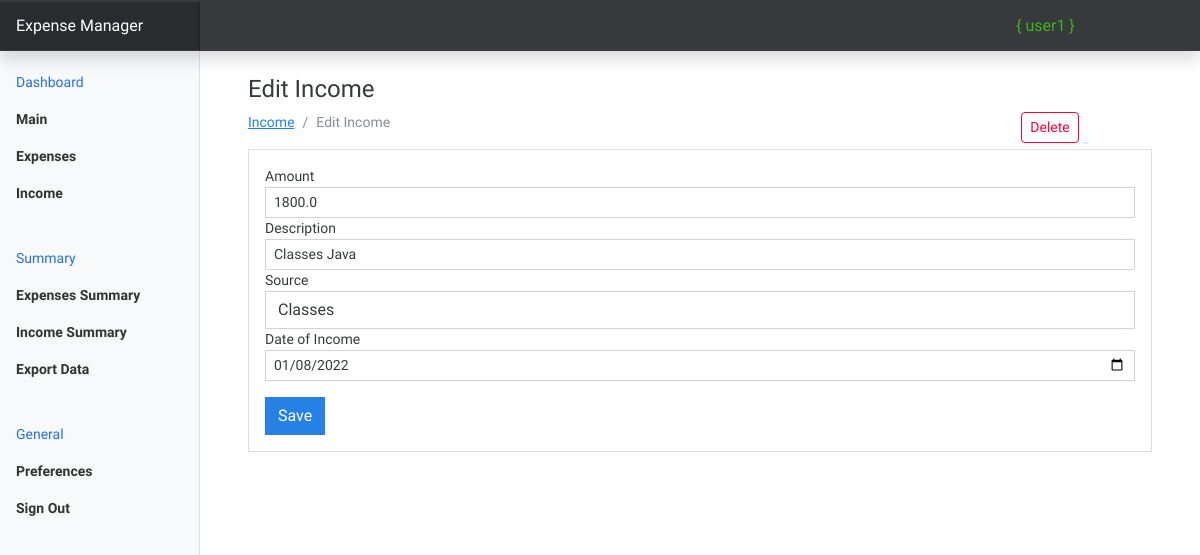
The app's page /income/edit-income/3 (signed in) with its own data.
### expense_app/models.py (models this page shows, shortened)
class Income(models.Model):
    amount = models.FloatField()
    date = models.DateField()
    description = models.TextField()
    owner = models.ForeignKey(to=User, on_delete=models.CASCADE)
    source = models.CharField(max_length=255)
    class Meta:
        ordering = ['-date']

### expense_app/views.py (the view, shortened to what this page needs)
# urls.py: path("income/edit-income/<int:id>", views.income_edit, name="edit-income"),
@login_required
def income_edit(request, id):
    income = Income.objects.get(pk=id)
    categories = Source.objects.all()
    context = {
        'categories': categories,
        'income': income,
        'values': income,
    }
    if request.method == 'GET':
        return render(request, 'income/edit_income.html', context)

### templates/income/edit_income.html (shortened to what this page needs)
{% extends 'base.html' %} {% load static %} {% block content %}
<div class="container mt-4">
  <h4>Edit Income</h4>
  <div class="row">
    <div class="col-md-10">
      <nav aria-label="breadcrumb">
        <ol class="breadcrumb">
          <li class="breadcrumb-item">
            <a href="{% url 'income'%}">Income</a>
          </li>
          <li class="breadcrumb-item active" aria-current="page">
            Edit Income
          </li>
        </ol>
      </nav>
    </div>
    <div class="col-md-2" style="float: right">
      <a
        href="{% url 'delete-income' income.id %}"
        class="btn btn-sm rounded btn-outline-danger"
        >Delete</a
      >
    </div>
  </div>
  <div class="card">
    <div class="card-body">
      <form action="{% url 'edit-income' income.id %}" method="post">
        <div class="form-group">
          <label for="">Amount</label>
          <input
            type="text"
            class="form-control form-control-sm"
            name="amount"
            value="{{values.amount}}"
          />
        </div>
        <div class="form-group">
          <label for="">Description</label>
          <input
            type="text"
            class="form-control form-control-sm"
            name="description"
            value="{{values.description}}"
          />
        </div>
        <div class="form-group">
          <label for="">Source</label>
          <select class="form-control" name="source">
            <option selected name="source" value="{{values.source}}">
              {{values.source}}
            </option>
          </select>
        </div>
        <div class="form-group">
          <label for="">Date of Income</label>
          <input
            type="date"
            value="{{income.date |date:'Y-m-d' }}"
            class="form-control form-control-sm"
            name="income_date"
          />
        </div>
        <input
          type="submit"
          value="Save"
          class="btn btn-primary btn-primary-sm mt-3"
        />
      </form>
    </div>
  </div>
</div>
{% endblock %}

### templates/base.html (shortened to what this page needs)
<!DOCTYPE html>
<html lang="en">
  <head>
    {% load static %}
    <link
      href="{% static 'css/bootstrap.min.css' %}"
      rel="stylesheet"
    />
    <link href="{% static 'css/main.css' %}" rel="stylesheet" />
    <link href="{% static 'css/dashboard.css' %}" rel="stylesheet" />
  </head>
  <body>
    <header
      class="navbar navbar-dark sticky-top bg-dark flex-md-nowrap p-0 shadow"
    >
      <a class="navbar-brand col-md-3 col-lg-2 me-0 px-3 fs-6" href="#"
        >Expense Manager</a
      >
      <div class="navbar-nav" style="width: 200px">
        <div class="nav-item text-nowrap">
          <h6 class="text-success m-3">{ {{ user.username }} }</h6>
        </div>
      </div>
    </header>
    <div class="container-fluid">
      <div class="row">
        {% include "partials/_sidebar.html" %}
        <main class="col-md-9 ms-sm-auto col-lg-10 px-md-4">
          {% block content %} {% endblock %}
        </main>
      </div>
    </div>
  </body>
</html>

### static/css/dashboard.css (style rules this page uses)
body { font-size: 0.875rem; }
.navbar-brand { padding-top: 0.75rem; padding-bottom: 0.75rem; background-color: rgba(0, 0, 0, 0.25); box-shadow: inset -1px 0 0 rgba(0, 0, 0, 0.25); }

### records on screen
Income: amount "1800.0", description "Classes Java", source "Classes", income_date "01/08/2022"

### other values on screen
{{ user.username }} "user1"
